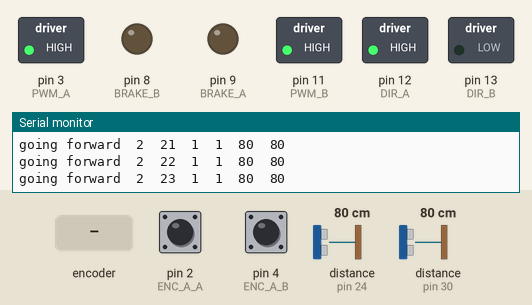
The sketch below on a simulated Arduino Uno, built with avr-gcc and run on an emulated ATmega328P. On the bench: switched loads named in the sketch (green lamp = pin HIGH), output pins drawn as LEDs (lit = HIGH), the last lines printed to the serial monitor. The inputs (shaded band) are chosen by the test bench; at power-on: distance to the obstacle (sensors on pin 30, pin 24) 80 cm, pin 2 (ENC_A_A) HIGH, pin 4 (ENC_A_B) HIGH. The echo pulse lasts 58.3 µs per cm.

Above: at 1.2 s.
1.3 s: distance to the obstacle (sensor on pin 30) set to 12 cm
2.8 s: distance to the obstacle (sensor on pin 30) set to 9 cm
At 3.6 s:
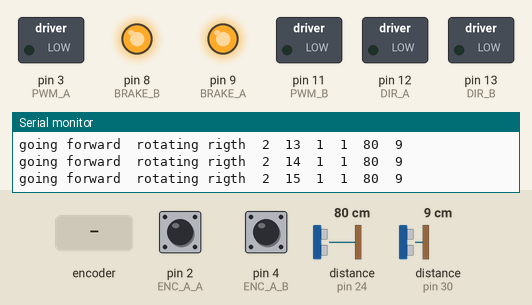
4.3 s: rotary encoder on pin 2 (ENC_A_A) / pin 4 (ENC_A_B) turned 3 steps (first pin leading)
At 5.6 s:
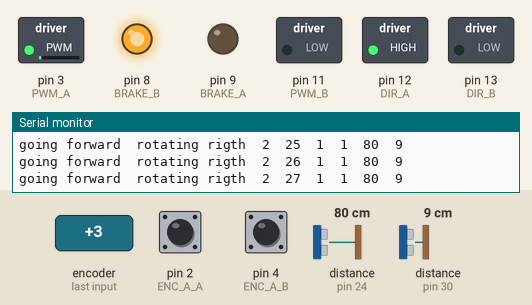
6.4 s: distance to the obstacle (sensor on pin 30) set to 18 cm
At 20.2 s:
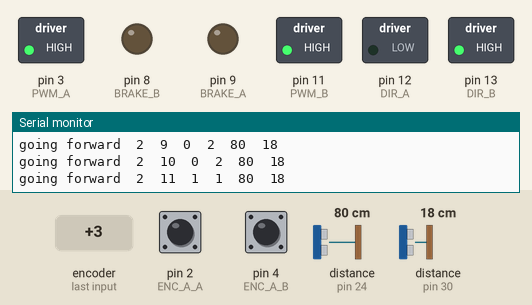
Timing chart, 0 to 34.6 s (numbered marks = the images above; inputs shaded):
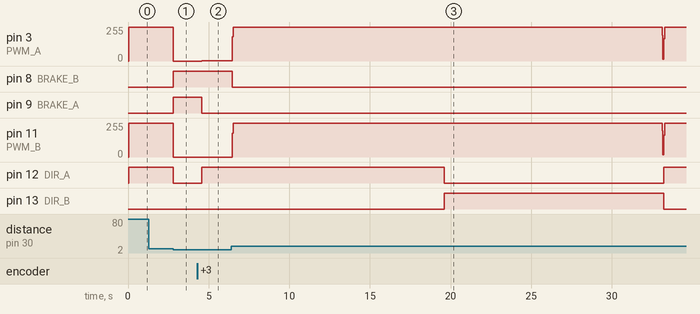

Measured:
- the behaviour switches between 11 and 10 cm on distance to the obstacle (sensor on pin 30) (found by bisection; images 0 and 1)
- after the input at 2.8 s, pin 3 (PWM_A), pin 11 (PWM_B): 255/255 → 0/255 at once; pin 8 (BRAKE_B), pin 9 (BRAKE_A): LOW → HIGH at once; pin 12 (DIR_A): HIGH → LOW at once
- after the input at 4.3 s, pin 3 (PWM_A): 0/255 → 1/255 after 0.26 s, → 2/255 0.20 s later; pin 9 (BRAKE_A): HIGH → LOW after 0.26 s; pin 12 (DIR_A): LOW → HIGH after 0.26 s
- after the input at 6.4 s, pin 3 (PWM_A): 2/255 → 255/255 after 0.06 s; pin 8 (BRAKE_B): HIGH → LOW after 0.06 s; pin 11 (PWM_B): 0/255 → 255/255 after 0.06 s; pin 12 (DIR_A): HIGH → LOW after 13.2 s, → HIGH 13.6 s later; pin 13 (DIR_B): LOW → HIGH after 13.2 s, → LOW 13.6 s later

The sketch:

4_Mega_lorgarith.ino
```cpp
//butt
//#define TRIGGER 22
//#define ECHO 24
//front
//#define TRIGGER 28
//#define ECHO 30

float distanceWall = 25;

#include <UltrasonicSensor.h>

UltrasonicSensor ultrasonicButt (22, 24);
UltrasonicSensor ultrasonicFront (28, 30);

// pin definitions for the motorshield
#define BRAKE_B 8 // 9 for output A
#define BRAKE_A 9 // 9 for output A
#define PWM_A 3  // 3 for output A
#define PWM_B 11  // 3 for output A
#define DIR_A 12  // 12 for output A
#define DIR_B 13  // 12 for output A
// and for the encoder:
#define ENC_A_A 2 // pin connected to external interrupt
#define ENC_A_B 4 // pin connected to normal pin
#define ENC_B_A 19 // pin for PCINT because pin 3 is in use
#define ENC_B_B 6 // pin connected to normal pin
// for the current:
#define CURRENT_A A0
#define CURRENT_B A1

// variables
float position_A, setpoint_A, error_A, velocity_A; // controller variables as globals
float position_B, setpoint_B, error_B, velocity_B; // controller variables as globals
// variables for PID control
float previousError_A, errorRate_A, sumError_A;
float previousError_B, errorRate_B, sumError_B;
// timing:
unsigned long loopTime, printTime; // timing
unsigned long loopTime2;
volatile long encodercount_A; // encoder: global accessed from Interrupt: volatile
volatile long encodercount_B; // encoder: global accessed from Interrupt: volatile
int mode; // mode 0: direct PWM, mode 1: P control
volatile unsigned long lasttime_A, transitiontime_A;
volatile unsigned long lasttime_B, transitiontime_B;
float Kp = 6;//6.0;
float Kd = 0.0003;//5.0;
float Ki= 0.00;
float antiWindup = 200;
int loopDelay = 50;
int mvalue;

void setup() {
  //distance sensor
   int temperature = 22;//idk why this but well
  ultrasonicButt.setTemperature(temperature);
  ultrasonicFront.setTemperature(temperature);


  //controlles
  pinMode(BRAKE_A, OUTPUT);     // brake
  pinMode(BRAKE_B, OUTPUT);       // brake
  pinMode(PWM_A, OUTPUT);         // PWM
  pinMode(DIR_A, OUTPUT);         // dir
  pinMode(ENC_A_A, INPUT_PULLUP); // encoder A
  pinMode(ENC_A_B, INPUT_PULLUP);
  pinMode(PWM_B, OUTPUT);         // PWM
  pinMode(DIR_B, OUTPUT);         // dir
  pinMode(ENC_B_A, INPUT_PULLUP); // encoder B
  pinMode(ENC_B_B, INPUT_PULLUP);
  Serial.begin(115200);
  attachInterrupt(0, encoder_A, RISING); // std. external interrupt
  attachInterrupt(4, encoder_B, RISING); // std. external interrupt
  //attachPinChangeInterrupt(); // different style interrupt for encoder B
  setpoint_B = 0; // remove this: just for testing!!
  setpoint_A = 0;
  mode = 1; // also, your choice,
 // mvalue=1;
}


int n;

int lastn;
volatile unsigned long   stepf=200;
int laststepf;
int stepr=270;//300
int laststepr;
int diff;
int counter;
 int xx[30];
void loop() {
  if (millis() > loopTime + 49) { // 20 Hz output
    loopTime = millis();      // reset looptimer
// distance sensing
  int distanceButt = ultrasonicButt.distanceInCentimeters();
  int distanceFront = ultrasonicFront.distanceInCentimeters();

  if (distanceFront<0) distanceFront=00;
  if (distanceButt<0) distanceButt=00;

  if (distanceFront > distanceWall&&distanceButt<=distanceWall) {
     // Serial.println("go straight");
      n=1;
  }

  if (distanceButt <= distanceWall&&distanceFront <= distanceWall) {
      //Serial.println("turn right");
      n=3;
  }

  if (distanceButt>distanceWall){
   // Serial.println("turn left");
      n=2;
  }

  // else n=0;
diff=abs(lastn-n);

//diff=lastn-n;
mvalue=n;

if(diff>1){
  counter ++;
    xx[counter]=n;
  }

  if(counter>30){
    mvalue=n ;
    counter=0;
  }

  if(counter>0&&counter<30)mvalue=xx[1];
  //if(position_A)
  // */

if(diff=1&&counter>10){
 mvalue=1;
}
  if(mvalue==0)nomove();
  if(mvalue==1){
    forward(-stepf);
    stepf=stepf+30;
    if (distanceFront<=10){

      rotate_R(stepr);
      stepf=0;
      position_A=0;
      position_B=0;
      setpoint_A=0;
      setpoint_B=0;
      //delay(100);
    }

  }
 // if(mvalue==2)rotate_L(stepr);
  if(mvalue==2)forward(-stepf);
  if(mvalue==3)rotate_R(stepr);
  if(mvalue==4)back(stepf);


//mvalue=n;


// sample point
    // this bit for measuring velocity through pulse transition time:
    if (transitiontime_B > 0) velocity_B = 2094.40 / transitiontime_B; // in [rad/sec] so 2*pi / (30*100ppr*transitiontime)/1000.000[s] = 6283000/(3000*transitiontime) = 2094.40/transitiontime
    else velocity_B = 0;
    if (transitiontime_A > 0) velocity_A = 2094.40 / transitiontime_A; // in [rad/sec] so 2*pi / (30*100ppr*transitiontime)/1000.000[s] = 6283000/(3000*transitiontime) = 2094.40/transitiontime
    else velocity_A = 0;
    // wheel position in degrees
    position_B = (360 * (float) encodercount_B) / (100 * 30); // degrees: 100 PPR, 1:30 gear, 360 deg/rev. in [rad] it would be 2*pi*(float)encodercount/(100*30)
    position_A = (360 * (float) encodercount_A) / (100 * 30); // degrees: 100 PPR, 1:30 gear, 360 deg/rev. in [rad] it would be 2*pi*(float)encodercount/(100*30)
// control
    // simple feedback control -- This is where the control magic happens:
    error_B = setpoint_B - position_B;  // error signal
    error_A = setpoint_A - position_A;  // error signal
    errorRate_A = 50*(previousError_A - error_A)/loopDelay;
    errorRate_B = 50*(previousError_B - error_B)/loopDelay;

    if (mode == 1) {
      setMotor_B(Kp * error_B-Kd * errorRate_B);// + 50*(Ki * sumError_B)/loopDelay); // Proportional control
      setMotor_A(Kp * error_A-Kd * errorRate_A);// + 50*(Ki * sumError_A)/loopDelay); // Proportional control
    }

    // direct PWM (for testing, step response, etc)
    if (mode == 0) {
      setMotor_B(setpoint_B); // direct PWM
      setMotor_A(setpoint_A); // direct PWM
    }
    previousError_A = error_A;  // differential
    previousError_B = error_B;  // differential
    sumError_A = constrain(sumError_A + error_A, -antiWindup, antiWindup);  // integral
    sumError_B = constrain(sumError_B + error_B, -antiWindup, antiWindup);  // integral
//error less than a threshol
// find points to move


/*
  if (previousError_A <= 7 ){
mvalue=n;
}
  if (previousError_A > 7 ){
mvalue=lastmvalue;
}
*/

/*
if (previousError_A <= 0.1*setpoint_B && mvalue==1){
  setpoint_B=0;
  position_B=0;
  setpoint_A=0;
  position_A=0;
}
if (previousError_A <= 0.1*setpoint_B && mvalue==4){
  setpoint_B=0;
  position_B=0;
  setpoint_A=0;
  position_A=0;
}

*/

// serial monitor output
/*
    Serial.print(millis());
    Serial.print("\t");     // tab
    Serial.print(setpoint_A);
    Serial.print("\t");
    Serial.print((int)position_A);
    Serial.print("\t");     // tab
    Serial.print(setpoint_B);
    Serial.print("\t");
    Serial.print((int)position_B);*/
    Serial.print(n);
    Serial.print('\t');
    Serial.print(counter);
    Serial.print('\t');
    Serial.print(diff);
    Serial.print('\t');
    Serial.print(mvalue);
    Serial.print('\t');
    Serial.print(distanceButt);
    Serial.print('\t');
    Serial.println(distanceFront);
  }
}


/// go forward
// len must be  in meters
void nomove(){
  Serial.print("not moving");
  Serial.print('\t');
  setpoint_A=0;
  setpoint_B=0;
}
void forward(int len){
  Serial.print("going forward");
  Serial.print('\t');

  setpoint_A=-len;
  setpoint_B=+len;

}
void back(int len){
  Serial.print("going backwards");
  Serial.print('\t');
  // len=300;
  setpoint_A=+len;
  setpoint_B=-len;
}
/// rotate
void rotate_L(int deg){
  Serial.print("rotating left");
  Serial.print('\t');
  //int deg=300;
  setpoint_A = -deg;
  setpoint_B = -deg;
}
void rotate_R(int deg){
  Serial.print("rotating rigth");
  Serial.print('\t');
  //int deg=300;
  setpoint_A = deg;
  setpoint_B = deg;
}


////// ===== DON'T start messing with the code below this line ====////
// encoder interrupt routine
void encoder_A() {
  transitiontime_A = micros() - lasttime_A; // this bit for sensing pulse duration
  if (digitalRead(ENC_A_B))
    encodercount_A++;                   // counting the pulses (position)
  else
    encodercount_A--;
  lasttime_A = micros();
}

void encoder_B() {
  transitiontime_B = micros() - lasttime_B; // this bit for sensing pulse duration
  if (digitalRead(ENC_B_B))
    encodercount_B++;                   // counting the pulses (position)
  else
    encodercount_B--;
  lasttime_B = micros();
}
// Set motor, use brake when 0 is sent
void setMotor_A(int value) {
  if (value > 0) {
    digitalWrite(DIR_A, HIGH);
    digitalWrite(BRAKE_A, LOW);
    analogWrite(PWM_A, min(value, 255));
  }
  else if (value < 0) {
    digitalWrite(DIR_A, LOW);
    digitalWrite(BRAKE_A, LOW);
    analogWrite(PWM_A, min(abs(value), 255));
  }
  else {
    digitalWrite(DIR_A, LOW);
    digitalWrite(BRAKE_A, HIGH);
    analogWrite(PWM_A, 0);
  }
}

// Set motor, use brake when 0 is sent
void setMotor_B(int value) {
  if (value > 0) {
    digitalWrite(DIR_B, HIGH);
    digitalWrite(BRAKE_B, LOW);
    analogWrite(PWM_B, min(value, 255));
  }
  else if (value < 0) {
    digitalWrite(DIR_B, LOW);
    digitalWrite(BRAKE_B, LOW);
    analogWrite(PWM_B, min(abs(value), 255));
  }
  else {
    digitalWrite(DIR_B, LOW);
    digitalWrite(BRAKE_B, HIGH);
    analogWrite(PWM_B, 0);
  }
}
```
